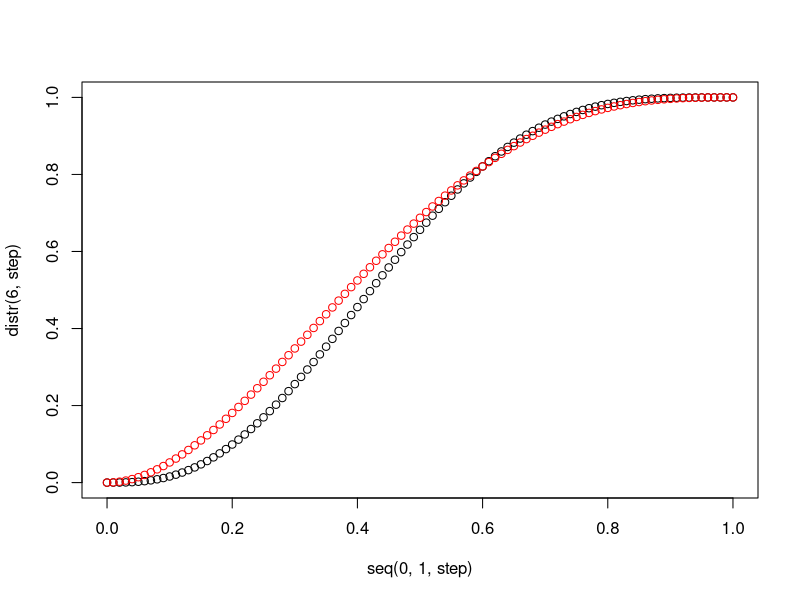

This chart was generated by the following R code:
join <- function(shots, skill) {
	sum(dbinom(0:shots, shots, skill)[(shots/2+1):(shots+1)])
}

distr <- function(shots, step) {
	probs = 0
	vect = seq(0, 1, step)
	for (i in 1:length(vect)) {
		probs[i] = join(shots, vect[i])
		print(paste(vect[i], probs[i]))
	}
	probs
}

step = 0.01
plot(seq(0, 1, step), distr(6, step))
points(seq(0, 1, step), distr(4, step), col="red") 
print(0.6)